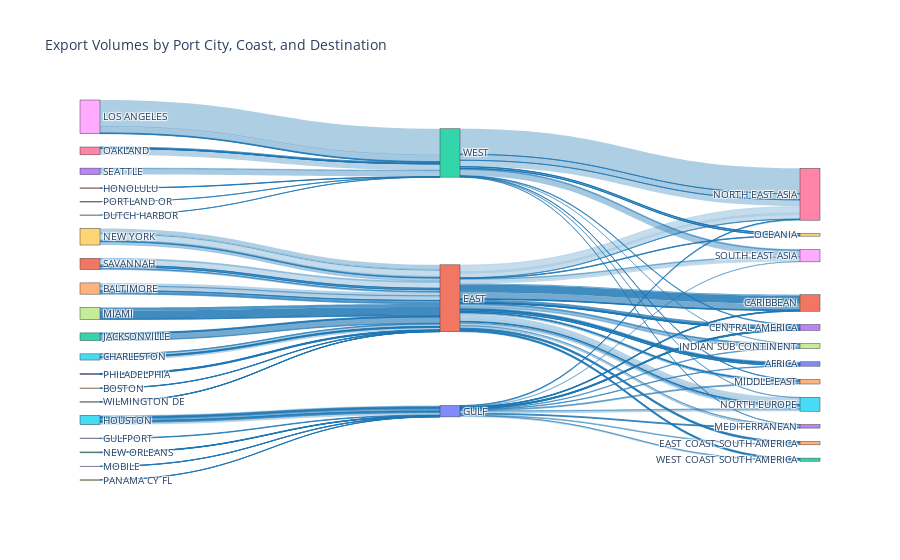

The cell this chart's notebook holds for it:
### Code cell
#create data for sankey
df = (
    main_lf
    #.filter(pl.col('year')==2023)
    .filter(pl.col('coast_region')!='CARIBBEAN')
    .group_by('lane_id', 'month', 'origin_port_group', 'coast_region', 'dest_region')
    .agg(pl.col('teus').sum())
    .join(
        lanepanel_lf.select('lane_id','month','hhi_lane')
        #normalize hii
        .with_columns(pl.col('hhi_lane')/10000),
        on=['lane_id', 'month'], how='left'
    )
    .group_by('origin_port_group', 'coast_region', 'dest_region')
    .agg(
        teus = pl.col('teus').sum(),
        hhi = pl.col('hhi_lane').mean()
    )
    .collect()
    .to_pandas()
)


# Extract unique labels
labels = list(pd.concat([df['origin_port_group'], df['coast_region'], df['dest_region']]).unique())

# Map labels to indices
label_to_index = {label: i for i, label in enumerate(labels)}

# Create links for origin_port_group -> coast_region
source_1 = [label_to_index[origin] for origin in df['origin_port_group']]
target_1 = [label_to_index[coast] for coast in df['coast_region']]
value_1 = df['teus']
color_1 = [f'rgba(31, 119, 180, {hhi})' for hhi in df['hhi']]

# Create links for coast_region -> dest_region
source_2 = [label_to_index[coast] for coast in df['coast_region']]
target_2 = [label_to_index[dest] for dest in df['dest_region']]
value_2 = df['teus']
color_2 = [f'rgba(31, 119, 180, {hhi})' for hhi in df['hhi']]

# Combine all sources, targets, values, and colors
all_sources = source_1 + source_2
all_targets = target_1 + target_2
all_values = list(value_1) + list(value_2)
all_colors = color_1 + color_2

# Create the figure
fig = go.Figure(go.Sankey(
    node=dict(label=labels),
    link=dict(
        source=all_sources,
        target=all_targets,
        value=all_values,
        color=all_colors
    )
))

# Update layout
fig.update_layout(title_text="Export Volumes by Port City, Coast, and Destination", font_size=10)

# Show the plot
fig.show()

### Figure 1 — Plotly figure (JSON) as saved in the notebook; plotly's stock layout.template omitted (floating-point values rounded to 4 significant figures; data arrays with more than 128 entries replaced by an {"elided": "..."} marker saying what was removed)
{"data": [{"link": {"color": {"elided": "192 str values"}, "source": {"elided": "192 int values"}, "target": {"elided": "192 int values"}, "value": {"elided": "192 float values"}}, "node": {"label": ["GULFPORT", "SAVANNAH", "NEW ORLEANS", "MOBILE", "BALTIMORE", "CHARLESTON", "OAKLAND", "MIAMI", "LOS ANGELES", "NEW YORK", "PHILADELPHIA", "HONOLULU", "JACKSONVILLE", "SEATTLE", "BOSTON", "HOUSTON", "PORTLAND OR", "WILMINGTON DE", "DUTCH HARBOR", "PANAMA CY FL", "GULF", "EAST", "WEST", "CENTRAL AMERICA", "MIDDLE EAST", "NORTH EUROPE", "NORTH EAST ASIA", "INDIAN SUB CONTINENT", "SOUTH EAST ASIA", "OCEANIA", "AFRICA", "CARIBBEAN", "WEST COAST SOUTH AMERICA", "MEDITERRANEAN", "EAST COAST SOUTH AMERICA"]}, "type": "sankey"}], "layout": {"font": {"size": 10}, "title": {"text": "Export Volumes by Port City, Coast, and Destination"}}}
